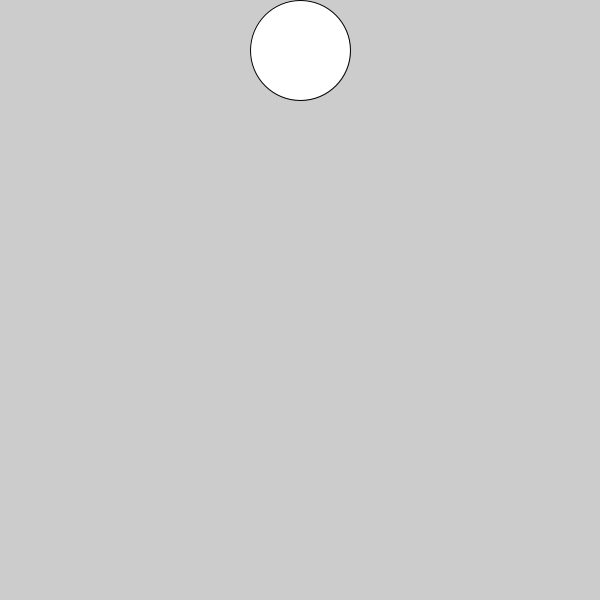
Frame 1 (no input)
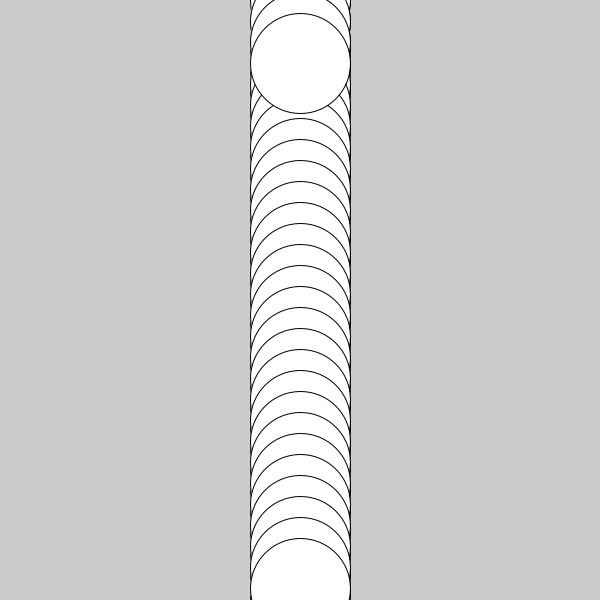
Frame 60 (the mouse pressed at the canvas centre just before this capture)
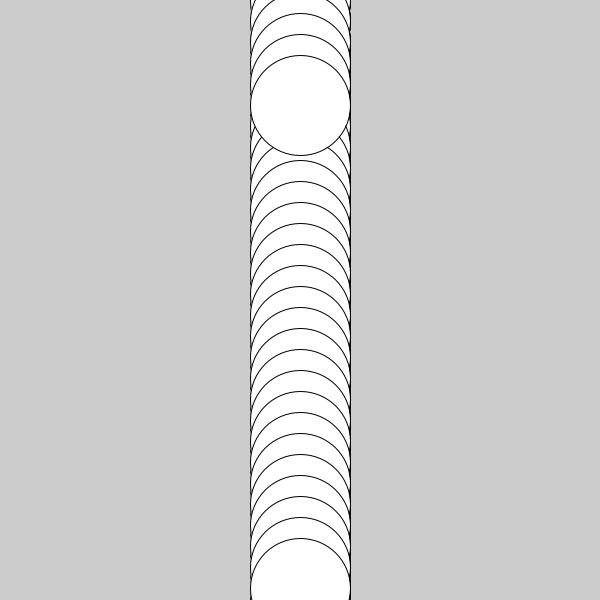
Frame 120 (the mouse held since frame 60 and released just before this capture)

The Processing sketch that drew these frames (run headless with seeded random() and noise(); from frame 60 on, the mouse is pressed at the canvas centre):

// Processing sketch: q11
// ── q11.pde
int yPosition = height/2;
void setup() {
  size(600, 600);
}

void draw() {
  ellipse(width/2, yPosition, 100, 100);
  yPosition+=20;
  if (yPosition > height) {
    yPosition = 0;
  } else {
    yPosition+=1;
  }
}
